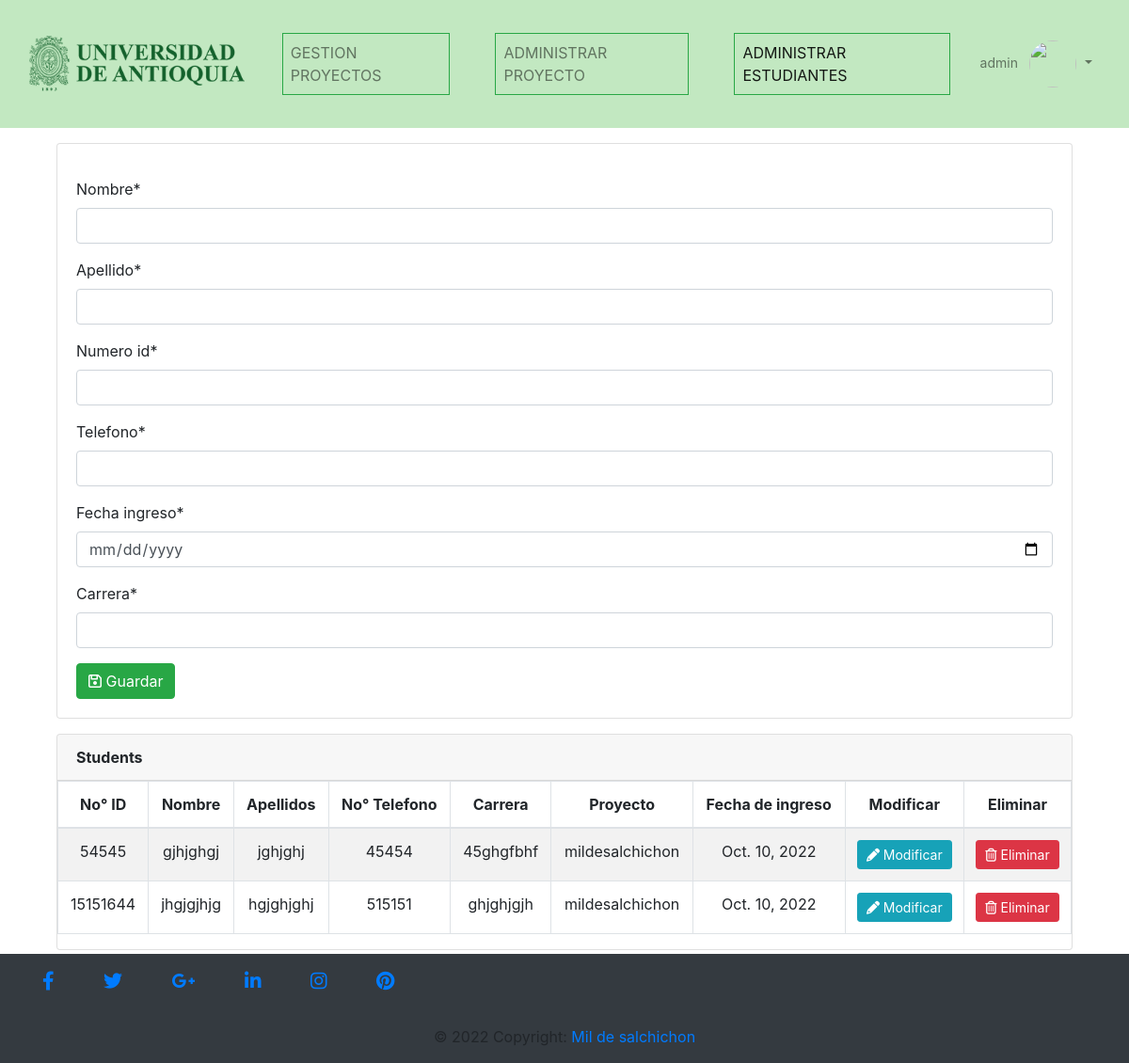
Screenshot of /manage_project/admin_project/manage_students/1 (signed in) with the database file from the repository.
### gestion/models.py (models this page shows, shortened)
class Estudiante(models.Model):
    nombre = models.CharField(max_length=100)
    apellido = models.CharField(max_length=100)
    numero_id = models.IntegerField(primary_key=True)
    telefono = models.CharField(max_length=12)
    carrera = models.CharField(max_length=100)
    proyecto = models.ForeignKey(Proyecto, on_delete=models.CASCADE)
    fecha_ingreso = models.DateField()
    class meta:
        db_table= 'estudiante'
        verbose_name= 'Estudiante'
        verbose_name_plural='Estudiantes'
        ordering=['id']

class Proyecto(models.Model):
    estados = (('F','Finalizado'),('E','En ejecucion'))
    nombre = models.CharField(max_length=100)
    objetivo_general = models.CharField(max_length=100)
    fecha_inicio = models.DateField()
    fecha_fin = models.DateField()
    director = models.CharField(max_length=100)
    presupuesto = models.CharField(max_length=100)
    porcentaje_avance = models.IntegerField(null = True)
    estado = models.CharField(max_length=1, choices=estados)
    def __str__(self):
        return self.nombre
    class meta:
        db_table= 'proyecto'
        verbose_name= 'Proyecto'
        verbose_name_plural='Proyectos'
        ordering=['id']

### gestion/views.py (the view, shortened to what this page needs)
# urls.py: path('manage_project/admin_project/manage_students/<int:project_id>', manage_students, name="manage_students"),
def manage_students(request, project_id):
    form=FormStudent()
    students = Estudiante.objects.filter(proyecto = project_id)
    return render(request, "manage_students.html", {"form": form,"students":students,'project_id':project_id})

### gestion/forms.py
class FormStudent(forms.ModelForm):
    class Meta:
        model = Estudiante
        fields = ('nombre','apellido','numero_id','telefono','fecha_ingreso','carrera',)
        widgets={'fecha_ingreso':DatePickerInput(),}

### Templates/manage_students.html (shortened to what this page needs)
{% extends 'index.html' %}
{%block navlink%}
<li class="nav-item px-lg-4">
    <a class="nav-link text-uppercase border border-success" href="{% url 'gestion_proyecto' %}">Gestion proyectos</a>
</li>
<li class="nav-item px-lg-4">
    <a class="nav-link text-uppercase border border-success" href="{% url 'admin_project' project_id %}">Administrar proyecto</a>
</li>
<li class="nav-item px-lg-4" >
    <a class="nav-link text-uppercase border border-success active" href="">Administrar estudiantes</a>
</li>
{%endblock%}
{% load crispy_forms_tags %}
{% block content %}
<div class="container">
    <div class="card" >
        <div class="card-body">
            <form method="POST" action="" class="mt-3" autocomplete="off" enctype="multipart/form-data">
                {{ form|crispy }}
                <button type="submit" class="btn btn-success"><i class="fa-regular fa-floppy-disk"></i> Guardar</button>
            </form>
        </div>
    </div>
    <div class="card">
        <div class="card-header"><b>Students</b></div>
        <table class="table table-striped table-bordered" id="mydatatable">
            <thead>
                <tr class="text-center">
                    <th scope="col">No° ID</th>
                    <th scope="col">Nombre</th>
                    <th scope="col">Apellidos</th>
                    <th scope="col">No° Telefono</th>
                    <th scope="col">Carrera</th>
                    <th scope="col">Proyecto</th>
                    <th scope="col">Fecha de ingreso</th>
                    <th scope="col">Modificar</th>
                    <th scope="col">Eliminar</th>
                </tr>
            </thead>
            <tbody>
                {% for student in students %}
                    <tr class="text-center">
                        <td>{{ student.numero_id }}</td>
                        <td>{{ student.nombre }}</td>
                        <td>{{ student.apellido }}</td>
                        <td>{{ student.telefono }}</td>
                        <td>{{ student.carrera }}</td>
                        <td>{{ student.proyecto }}</td>
                        <td>{{ student.fecha_ingreso }}</td>
                        <td><a class="link btn btn-sm btn-block btn-info"
                            href="#"><i class="fa-solid fa-pencil"></i> Modificar</a></td>
                        <td><a  class="btn btn-sm btn-block btn-danger"
                            href="{% url 'delete_student' student.numero_id%}"><i class="fa-regular fa-trash-can"></i> Eliminar</a></td>
                    </tr>
                {% endfor %}
            </tbody>
        </table>
    </div>
</div>
{% endblock %}

### Templates/index.html (shortened to what this page needs)
<!DOCTYPE html>
<html style="min-height: 100%;position: relative;">
<head>
    {% load bootstrap4 %}
    {% bootstrap_css %}
    {%load static%}
    <link rel="stylesheet" href="https://cdnjs.cloudflare.com/ajax/libs/font-awesome/6.0.0/css/all.min.css"
 />
</head>
<body style="margin: 0;margin-bottom: 120px;">
    <nav class="navbar navbar-expand-lg navbar-light" style="background-color: #C2E8C1;">
        <div class="container-fluid">
            <div class="navbar-header">
                <a class="navbar-brand" href="{% url 'gestion_proyecto' %}">
                    <img class="img-responsive" src="{% static 'img/logo-udea.png'%}" alt="" height="110">
                </a>
            </div>
            <div class="collapse navbar-collapse" id="collapsibleNavbar">
                <ul class="navbar-nav mx-auto ">
                    {% if user.is_authenticated %}
                    {% block navlink %}{% endblock %}
                    {% endif %}
                </ul>
                <ul class="nav navbar-nav ml-auto ">
                    {% if user.is_authenticated %}
                    <li class="nav-item dropdown no-arrow">
                        <a class="nav-link dropdown-toggle" href="#" id="userDropdown" role="button"
                            data-toggle="dropdown" aria-haspopup="true" aria-expanded="false">
                            <span class="mr-2 d-none d-lg-inline text-gray-600 small">{{ user.username }}</span>
                            <img class="img-profile rounded-circle"
                                src="https://s3.eu-central-1.amazonaws.com/bootstrapbaymisc/blog/24_days_bootstrap/fox.jpg"
                                width="50" height="50" class="rounded-circle">
                        </a>
                    </li>
                    {% endif %}
                </ul>
            </div>
        </div>
    </nav>
    <div class="container mt-3">
        {% block content %}{% endblock %}
    </div>
</body>
<footer style="position: absolute;bottom: 0;width: 100%;" class="navbar-fixed-bottom  page-footer mt-3 bg-dark">
    <div class="container  ">
        <div class="row">
            <div class="col-md-12 py-3 ">
                <div class="mb-1 flex-center">
                    <a class="fb-ic">
                        <i class="fab fa-facebook-f fa-lg white-text mr-md-5 mr-3 fa-2x"> </i>
                    </a>
                    <a class="tw-ic">
                        <i class="fab fa-twitter fa-lg white-text mr-md-5 mr-3 fa-2x"> </i>
                    </a>
                    <a class="gplus-ic">
                        <i class="fab fa-google-plus-g fa-lg white-text mr-md-5 mr-3 fa-2x"> </i>
                    </a>
                    <a class="li-ic">
                        <i class="fab fa-linkedin-in fa-lg white-text mr-md-5 mr-3 fa-2x"> </i>
                    </a>
                    <a class="ins-ic">
                        <i class="fab fa-instagram fa-lg white-text mr-md-5 mr-3 fa-2x"> </i>
                    </a>
                    <a class="pin-ic">
                        <i class="fab fa-pinterest fa-lg white-text fa-2x"> </i>
                    </a>
                </div>
            </div>
        </div>
    </div>
    <div class="footer-copyright text-center py-3">© 2022 Copyright:
        <a href="/"> Mil de salchichon</a>
    </div>
</footer>
</html>

### rows the page displays
Estudiante: numero_id "54545", nombre "gjhjghgj", apellido "jghjghj", telefono "45454", carrera "45ghgfbhf", proyecto "mildesalchichon", fecha_ingreso "Oct. 10, 2022"
Estudiante: numero_id "15151644", nombre "jhgjgjhjg", apellido "hgjghjghj", telefono "515151", carrera "ghjghjgjh", proyecto "mildesalchichon", fecha_ingreso "Oct. 10, 2022"

### other values shown
{{ user.username }} "admin"
